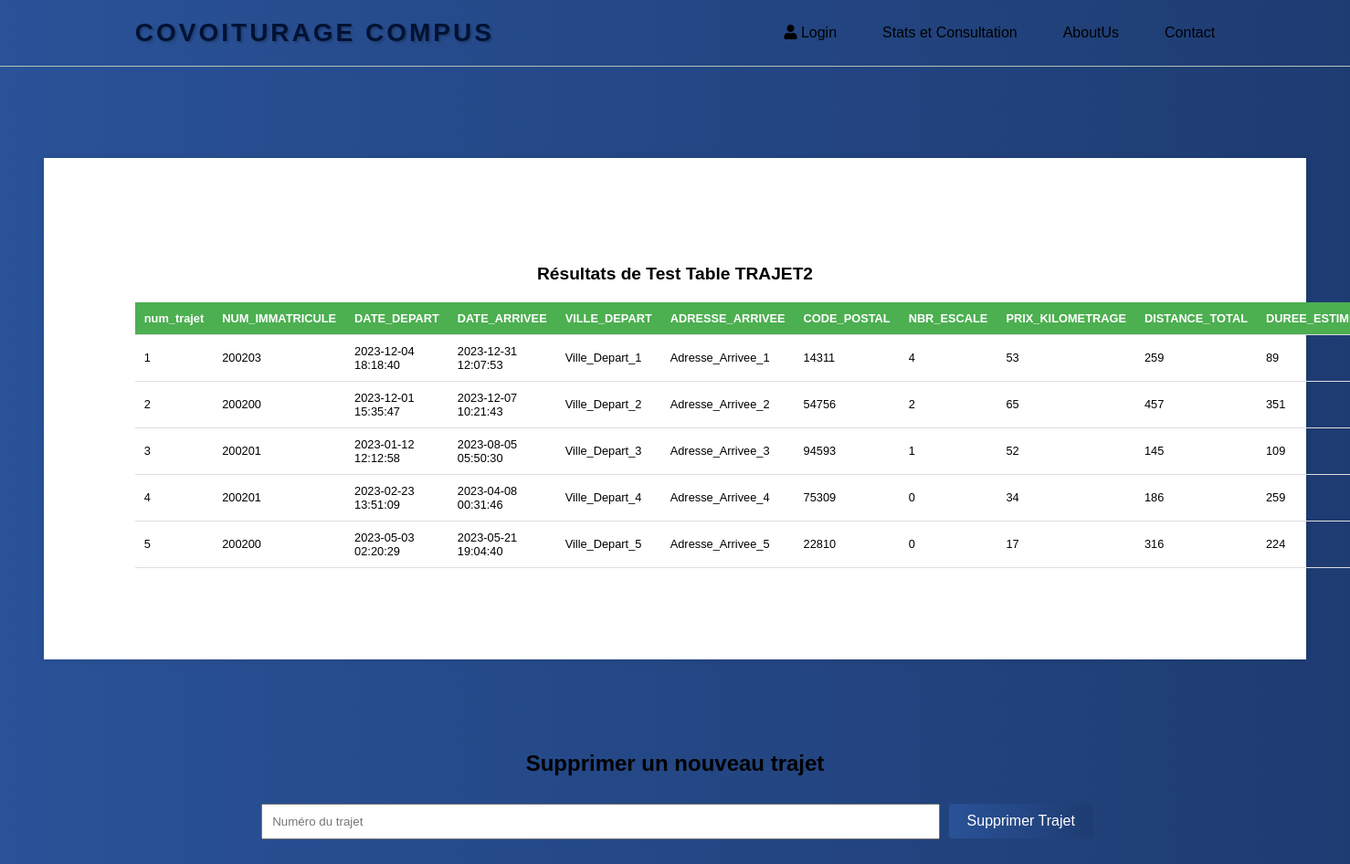
Page /php/trajets.php on the committed database.
### tables this page shows
CREATE TABLE IF NOT EXISTS TRAJET(
    NUM_TRAJET SERIAL NOT NULL,
    NUM_IMMATRICULE INT NOT NULL,
    DATE_DEPART TIMESTAMP NOT NULL,
    DATE_ARRIVEE TIMESTAMP NOT NULL,
    VILLE_DEPART VARCHAR(100) NOT NULL,
    ADRESSE_ARRIVEE VARCHAR(100) NOT NULL,
    CODE_POSTAL INT NOT NULL,
    NBR_ESCALES INT NOT NULL DEFAULT 0,
    PRIX_KILOMETRAGE INT NOT NULL,
    DISTANCE_TOTAL INT NOT NULL,
    DUREE_ESTIME INT NOT NULL,

    PRIMARY KEY (NUM_TRAJET),
    FOREIGN KEY (NUM_IMMATRICULE) REFERENCES VOITURE(NUM_IMMATRICULE) ON DELETE CASCADE ON UPDATE CASCADE
);

### php/trajets.php (the view, shortened to what this page needs)
<!DOCTYPE html>
<html lang="en">
<head>
</head>
<body>
    <?php include('header.php'); ?>
    <?php include('../connect.php'); ?>
    <div id="container">
        <h2>Résultats de Test Table TRAJET2</h2>
        <div id="tableContainer">
            <?php
            $query = "SELECT * FROM TRAJET";
            if ($result = $conn->query($query)) {
                echo '<table>';
            echo '<tr><th>num_trajet</th><th>NUM_IMMATRICULE</th><th class="date">DATE_DEPART</th><th>DATE_ARRIVEE</th><th>VILLE_DEPART</th>
            <th>ADRESSE_ARRIVEE</th><th>CODE_POSTAL</th><th>NBR_ESCALE</th><th>PRIX_KILOMETRAGE</th><th>DISTANCE_TOTAL</th><th>DUREE_ESTIME</th></tr>';
            while ($row = $result->fetch_assoc()) {
                echo '<tr>';
                echo '<td>' . $row["NUM_TRAJET"] . '</td>';
                echo '<td>' . $row["NUM_IMMATRICULE"] . '</td>';
                echo '<td>' . $row["DATE_DEPART"] . '</td>';
                echo '<td>' . $row["DATE_ARRIVEE"] . '</td>';
                echo '<td>' . $row["VILLE_DEPART"] . '</td>';
                echo '<td>' . $row["ADRESSE_ARRIVEE"] . '</td>';
                echo '<td>' . $row["CODE_POSTAL"] . '</td>';
                echo '<td>' . $row["NBR_ESCALES"] . '</td>';
                echo '<td>' . $row["PRIX_KILOMETRAGE"] . '</td>';
                echo '<td>' . $row["DISTANCE_TOTAL"] . '</td>';
                echo '<td>' . $row["DUREE_ESTIME"] . '</td>';
                echo '</tr>';
            }
            echo '</table>';
            } else {
                echo '<div id="result"><h3>Erreur :</h3>';
                echo '<p>' . $conn->error . '</p>';
                echo '</div>';
            }
            ?>
        </div>
    </div>
    <div class="form-section">
        <h2>Supprimer un nouveau trajet</h2>
        <form action="delete_trajet.php" method="post">
            <input type="number" name="num_trajet" placeholder="Numéro du trajet" required>
            <button type="submit">Supprimer Trajet</button>
        </form>
    </div>
</body>
</html>

### php/trajets.php (style rules this page uses)
body { font-family: 'Segoe UI', Tahoma, Geneva, Verdana, sans-serif; padding-top: 60px; background: linear-gradient(to right, #2a5298, #1e3c72); margin: 0; }
#container { width: 80%; margin: 100px auto; background: white; padding: 100px; box-shadow: 0 0 10px rgba(0, 0, 0, 0.1); text-align: center; font-size: 0.8rem; }
table { width: 100%; border-collapse: collapse; margin-top: 20px; box-shadow: 0 2px 3px rgba(0, 0, 0.1, 0); text-align: center; }
th, td { padding: 10px; text-align: left; border-bottom: 1px solid #ddd; }
h2 { text-align: center; color:black; }
th { background-color: #4CAF50; color: white; }
button, input[type=submit] { background: linear-gradient(to right, #2a5298, #1e3c72); color: white; padding: 10px 20px; border: none; border-radius: 4px; cursor: pointer; font-size: 16px; margin: 10px 0; }
.form-section { margin-bottom: 20px; text-align: left; text-align: center; }
.form-section input { width: calc(50% - 20px); padding: 10px; margin: 5px; }

### php/header.php (style rules this page uses)
body { font-family: 'DyeLine', sans-serif; margin: 0; padding: 0; }

### rows in the picture
trajet: NUM_TRAJET "1", NUM_IMMATRICULE "200203", DATE_DEPART "2023-12-04 18:18:40", DATE_ARRIVEE "2023-12-31 12:07:53", VILLE_DEPART "Ville_Depart_1", ADRESSE_ARRIVEE "Adresse_Arrivee_1", CODE_POSTAL "14311", NBR_ESCALES "4", PRIX_KILOMETRAGE "53", DISTANCE_TOTAL "259", DUREE_ESTIME "89"
trajet: NUM_TRAJET "2", NUM_IMMATRICULE "200200", DATE_DEPART "2023-12-01 15:35:47", DATE_ARRIVEE "2023-12-07 10:21:43", VILLE_DEPART "Ville_Depart_2", ADRESSE_ARRIVEE "Adresse_Arrivee_2", CODE_POSTAL "54756", NBR_ESCALES "2", PRIX_KILOMETRAGE "65", DISTANCE_TOTAL "457", DUREE_ESTIME "351"
trajet: NUM_TRAJET "3", NUM_IMMATRICULE "200201", DATE_DEPART "2023-01-12 12:12:58", DATE_ARRIVEE "2023-08-05 05:50:30", VILLE_DEPART "Ville_Depart_3", ADRESSE_ARRIVEE "Adresse_Arrivee_3", CODE_POSTAL "94593", NBR_ESCALES "1", PRIX_KILOMETRAGE "52", DISTANCE_TOTAL "145", DUREE_ESTIME "109"
trajet: NUM_TRAJET "4", NUM_IMMATRICULE "200201", DATE_DEPART "2023-02-23 13:51:09", DATE_ARRIVEE "2023-04-08 00:31:46", VILLE_DEPART "Ville_Depart_4", ADRESSE_ARRIVEE "Adresse_Arrivee_4", CODE_POSTAL "75309", NBR_ESCALES "0", PRIX_KILOMETRAGE "34", DISTANCE_TOTAL "186", DUREE_ESTIME "259"
trajet: NUM_TRAJET "5", NUM_IMMATRICULE "200200", DATE_DEPART "2023-05-03 02:20:29", DATE_ARRIVEE "2023-05-21 19:04:40", VILLE_DEPART "Ville_Depart_5", ADRESSE_ARRIVEE "Adresse_Arrivee_5", CODE_POSTAL "22810", NBR_ESCALES "0", PRIX_KILOMETRAGE "17", DISTANCE_TOTAL "316", DUREE_ESTIME "224"
